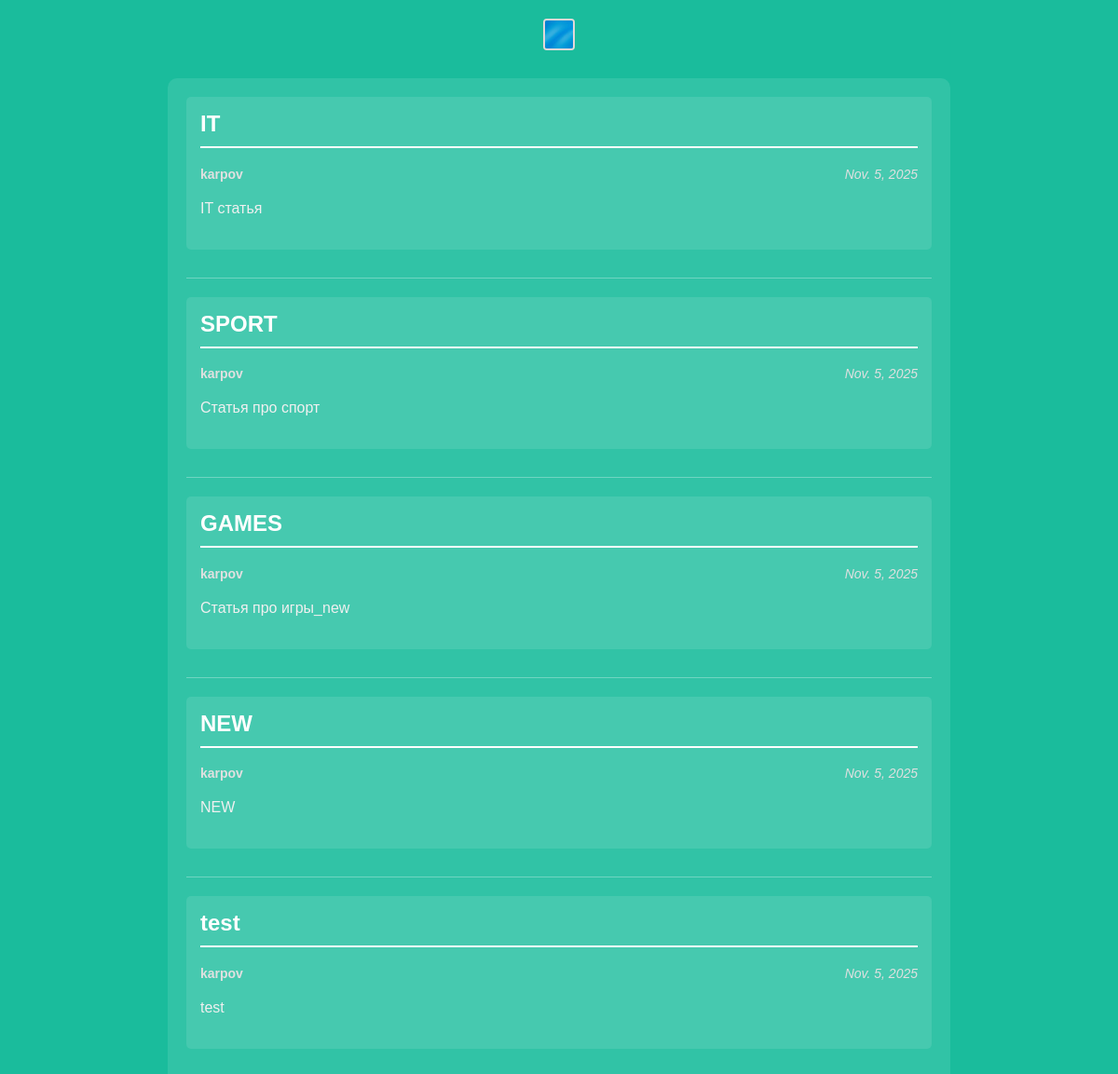
The page / on the database its author committed.
### articles/models.py (models this page shows, shortened)
class Article(models.Model):
    title = models.CharField(max_length=200)
    author = models.ForeignKey(User, on_delete=models.CASCADE)
    text = models.TextField()
    created_date = models.DateField(auto_now_add=True)
    def get_excerpt(self):
        return self.text[:140] + "..." if len(self.text) > 140 else self.text

### articles/views.py (the view)
# urls.py: path('', views.archive, name='archive'),
def archive(request):
    posts = Article.objects.all()
    return render(request, 'archive.html', {"posts": posts})

### articles/templates/archive.html (shortened to what this page needs)
<!DOCTYPE html>
<html>
<head>
    <link rel="stylesheet" href="/static/article.css">
</head>
<body>
    <div class="header">
        <img src="/static/logo.png" alt="Логотип блога">
    </div>
    <div class="archive">
        {% for post in posts %}
        <div class="one-post">
            <h2 class="post-title">{{ post.title }}</h2>
            <div class="article-info">
                <div class="article-author">{{ post.author.username }}</div>
                <div class="article-created-date">{{ post.created_date }}</div>
            </div>
            <p class="article-text">{{ post.get_excerpt }}</p>
        </div>
        {% if not forloop.last %}
        <hr>
        {% endif %}
        {% endfor %}
    </div>
</body>
</html>

### articles/static/article.css (style rules this page uses)
body { background: #1abc9c; font-family: Tahoma, Arial, sans-serif; color: #ffffff; margin: 0; padding: 20px; }
.header { text-align: center; margin-bottom: 30px; }
img { height: 30px; width: 30px; display: block; margin: 0 auto 20px auto; border: 2px solid #e2d8d8; border-radius: 4px; }
.archive { max-width: 800px; margin: 0 auto; background: rgba(255, 255, 255, 0.1); padding: 20px; border-radius: 10px; }
.one-post { margin-bottom: 30px; padding: 15px; background: rgba(255, 255, 255, 0.1); border-radius: 5px; }
.post-title { color: #ffffff; margin-top: 0; border-bottom: 2px solid #ffffff; padding-bottom: 10px; }
.article-info { display: flex; justify-content: space-between; margin-bottom: 15px; font-size: 14px; color: #e0e0e0; }
.article-author { font-weight: bold; }
.article-created-date { font-style: italic; }
.article-text { line-height: 1.6; color: #f0f0f0; }
hr { border: none; height: 1px; background: rgba(255, 255, 255, 0.3); margin: 20px 0; }

### rows shown on the page
Article: title "IT", author.username "karpov", created_date "Nov. 5, 2025", get_excerpt "IT статья"
Article: title "SPORT", author.username "karpov", created_date "Nov. 5, 2025", get_excerpt "Статья про спорт"
Article: title "GAMES", author.username "karpov", created_date "Nov. 5, 2025", get_excerpt "Статья про игры_new"
Article: title "NEW", author.username "karpov", created_date "Nov. 5, 2025", get_excerpt "NEW"
Article: title "test", author.username "karpov", created_date "Nov. 5, 2025", get_excerpt "test"
